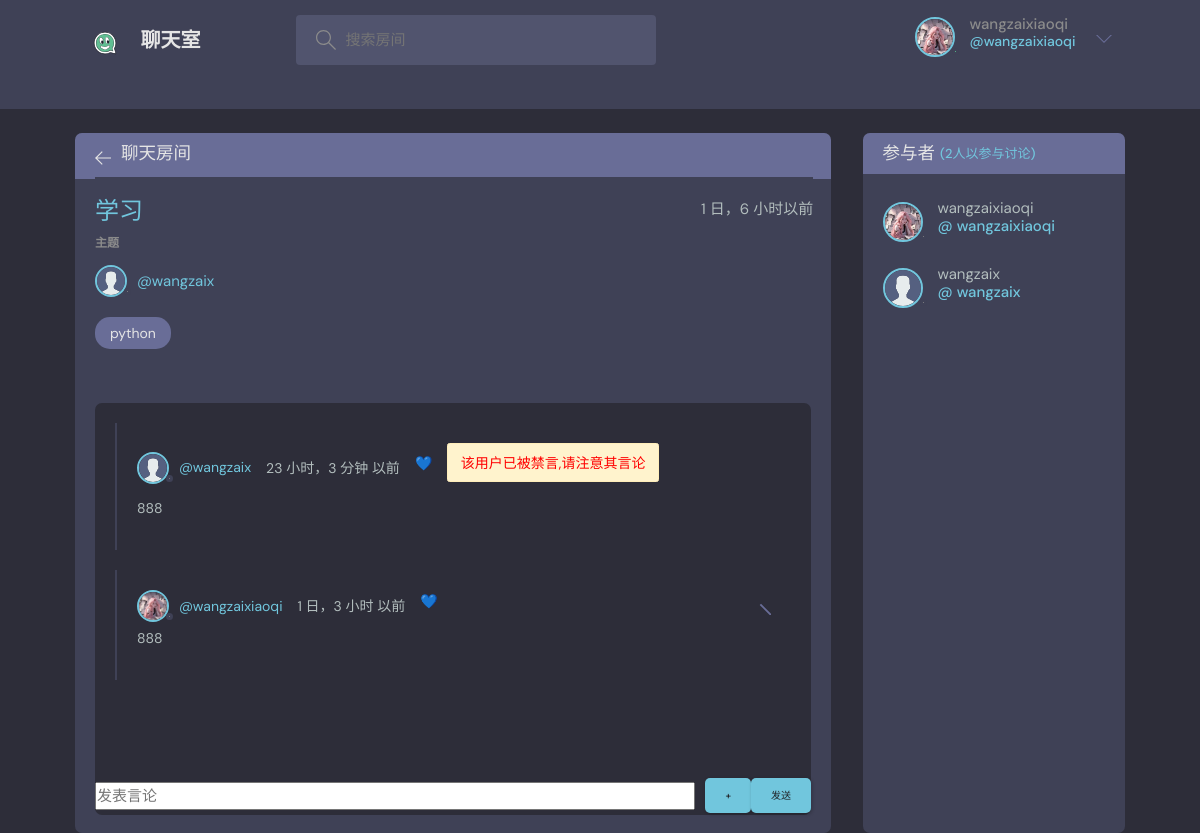
The app's page /room/8/ (signed in), older data.
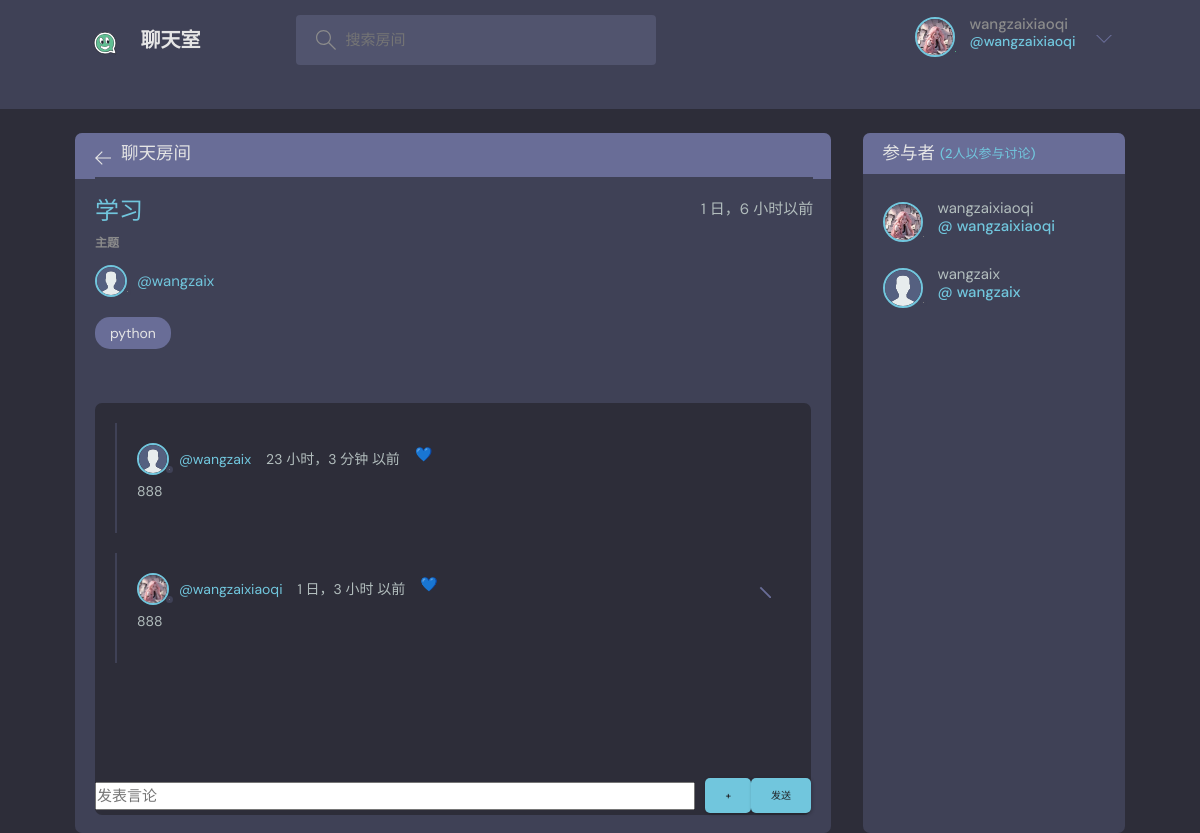
The same page, newer data.
### base/models.py (models this page shows, shortened)
class Message(models.Model):
    user = models.ForeignKey(User, on_delete=models.CASCADE, verbose_name='发送用户')  # 发送消息的用户
    room = models.ForeignKey(Room, on_delete=models.CASCADE, verbose_name='所在房间')  # 消息所在的房间
    body = models.TextField(verbose_name='消息内容')  # 消息内容
    image = models.ImageField(upload_to='images/', blank=True, null=True, verbose_name='附加图片')  # 附加图片
    video = models.FileField(upload_to='videos/', blank=True, null=True, verbose_name='附加视频')  # 附加视频
    created = models.DateTimeField(auto_now_add=True, verbose_name='创建时间')  # 创建时间
    updated = models.DateTimeField(auto_now=True, verbose_name='更新时间')  # 更新时间
    likes = models.ManyToManyField(User, related_name='liked_messages', blank=True, verbose_name='点赞用户')  # 点赞的用户
    encrypted_body = models.TextField(blank=True, null=True, verbose_name='加密消息内容')  # 存储加密后的消息内容
    class Meta:
        ordering = ['-updated', 'created']  # 按更新时间和创建时间排序
        verbose_name = '消息'
        verbose_name_plural = '消息列表'

class User(AbstractUser):
    name = models.CharField(max_length=200, null=True, verbose_name='姓名')
    email = models.EmailField(unique=True, null=True, verbose_name='邮箱')  # 确保邮箱唯一
    bio = models.TextField(null=True, verbose_name='个人简介')
    favorites_rooms = models.ManyToManyField('Room', related_name='favorited_by', blank=True,
                                             verbose_name='收藏的房间')  # 用户收藏的房间
    avatar = models.ImageField(null=True, default='avatar.svg', verbose_name='头像')  # 默认头像
    score = models.IntegerField(default=0, verbose_name='积分')  # 用户积分
    created = models.DateTimeField(auto_now_add=True, verbose_name='创建时间')  # 创建时间
    updated = models.DateTimeField(auto_now=True, verbose_name='更新时间')  # 更新时间
    USERNAME_FIELD = 'email'  # 设置用户名字段为邮箱
    REQUIRED_FIELDS = []  # 创建用户时不需要额外字段
    is_muted = models.BooleanField(default=False, verbose_name='是否静音')
    mute_reason = models.CharField(max_length=255, blank=True, null=True, verbose_name='静音原因')
    mute_until = models.DateTimeField(blank=True, null=True, verbose_name='静音至')
    class Meta:
        verbose_name = '用户'
        verbose_name_plural = '用户列表'

### base/views.py (the view, shortened to what this page needs)
# urls.py: path('room/<str:pk>/', views.room, name="room"),
def room(request, pk):
    room = get_object_or_404(Room, id=pk)
    if not request.user.is_authenticated:
        return redirect('/login/')
    room_messages, participants = get_room_info(room)
    if request.method == 'POST':
        return handle_message_post(request, room)
    context = {
        'room': room,
        'room_messages': room_messages,
        'participants': participants,
    }
    return render(request, 'base/room.html', context)

### base/models.py (called while the page is built)
    def __str__(self):
        return self.name

### base/views.py (called while the page is built)
def get_room_info(room):
    room_messages = room.message_set.all()
    participants = room.participants.all()
    return room_messages, participants

### base/templates/base/room.html (shortened to what the changed rows need)
{% extends 'main.html' %}
{% block content %}
    <main class="profile-page layout layout--2">
        <div class="container">
            <div class="room">
                <div class="room__box scroll">
                    <div class="room__conversation">
                        <div class="threads scroll">
                            {% for message in room_messages %}
                                <div class="thread">
                                    <div class="thread__top">
                                        <div class="thread__author">
                                            <a href="{% url 'user-profile' message.user.id %}"
                                               class="thread__authorInfo">
                                                <div class="avatar avatar--small">
                                                    <img src="{{ message.user.avatar.url }}"/>
                                                </div>
                                                <span>@{{ message.user.username }}</span>
                                            </a>
                                            <span class="thread__date">{{ message.created|timesince }} 以前</span>
                                            <p>
                                                <span class="like-button{% if request.user in message.likes.all %} liked{% endif %}"
                                                      data-message-id="{{ message.id }}"
                                                      onclick="toggleLike(this)">
                                                    {% if request.user in message.likes.all %}
                                                        💕
                                                    {% else %}
                                                        💙
                                                    {% endif %}
                                                </span>
                                            </p>
                                            {% if message.user.is_muted %}
                                                <div class="alert alert-warning" style="color: red">
                                                    该用户已被禁言,请注意其言论
                                                </div>
                                            {% endif %}
                                        </div>
                                    </div>
                                    <div class="thread__details">
                                        {% if message.body %}
                                            <p>{{ message.body }}</p>
                                        {% endif %}
                                    </div>
                                </div>
                            {% endfor %}
                        </div>
                    </div>
                </div>
            </div>
        </div>
    </main>
{% endblock %}

Row changes from the older to the newer data that the page shows:
shown differently, row unchanged: Message "23 小时，3 分钟": no longer shows "该用户已被禁言,请注意其言论"
changed User "wangzaix": is_muted True → False (drawn)
